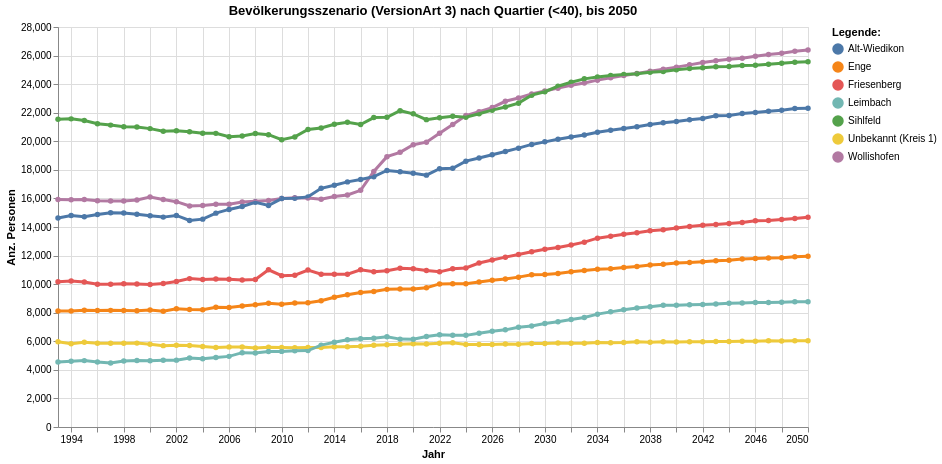

Source (notebook cell):
### Code cell
grafik4c = mypy_dv.plot_altair_multiline_highlight(
    data = myAgg4.query('VersionArtSort==3 and QuarSort < 40').reset_index().sort_values('QuarSort', ascending=True)
    ,x = 'StichtagDatJahr:T'
    ,y = 'sum_WBev:Q'
    ,x_beschriftung = 'Jahr'
    , y_beschriftung = 'Anz. Personen'
    ,category = "QuarLang:N"
    ,category_beschriftung= 'Legende:'
    ,warning_status = "ignore" #always or ignore
    ,myTitle="Bevölkerungsszenario (VersionArt 3) nach Quartier (<40), bis "+data_max_date
)
grafik4c

### Figure 1 — Vega-Lite specification as saved in the notebook (floating-point values rounded to 4 significant figures; data arrays with more than 128 entries replaced by an {"elided": "..."} marker saying what was removed)
{"config": {"view": {"continuousWidth": 300, "continuousHeight": 300}}, "layer": [{"mark": {"type": "circle"}, "encoding": {"color": {"field": "QuarLang", "legend": {"orient": "right", "title": "Legende:"}, "type": "nominal"}, "opacity": {"value": 1.3}, "tooltip": [{"field": "StichtagDatJahr", "type": "temporal"}, {"field": "QuarLang", "type": "nominal"}, {"field": "sum_WBev", "type": "quantitative"}], "x": {"axis": {"title": "Jahr"}, "field": "StichtagDatJahr", "type": "temporal"}, "y": {"axis": {"title": "Anz. Personen"}, "field": "sum_WBev", "type": "quantitative"}}, "name": "view_6", "title": "Bevölkerungsszenario (VersionArt 3) nach Quartier (<40), bis 2050"}, {"mark": {"type": "line"}, "encoding": {"color": {"field": "QuarLang", "legend": {"orient": "right", "title": "Legende:"}, "type": "nominal"}, "size": {"condition": {"test": {"not": {"param": "param_6"}}, "value": 1.2}, "value": 3}, "tooltip": [{"field": "StichtagDatJahr", "type": "temporal"}, {"field": "QuarLang", "type": "nominal"}, {"field": "sum_WBev", "type": "quantitative"}], "x": {"axis": {"title": "Jahr"}, "field": "StichtagDatJahr", "type": "temporal"}, "y": {"axis": {"title": "Anz. Personen"}, "field": "sum_WBev", "type": "quantitative"}}, "title": "Bevölkerungsszenario (VersionArt 3) nach Quartier (<40), bis 2050"}], "data": {"name": "data-594bbff174f8917683ef23e856091863"}, "height": 400, "params": [{"name": "param_6", "select": {"type": "point", "fields": ["QuarLang:N"], "nearest": true, "on": "pointerover"}, "views": ["view_6"]}], "width": 750, "$schema": "https://vega.github.io/schema/vega-lite/v5.8.0.json", "datasets": {"data-594bbff174f8917683ef23e856091863": {"elided": "406 records"}}}
